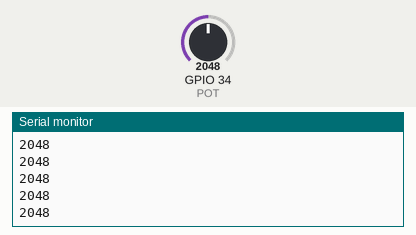
This sketch was run on a simulated ESP32. Parts: the last lines printed to the serial monitor. The test bench sets the inputs (shaded band); at power-on: GPIO 34 (POT) = 2048.

Above: at 1.2 s.
1.3 s: GPIO 34 (POT) set to 2866
At 1.56 s:
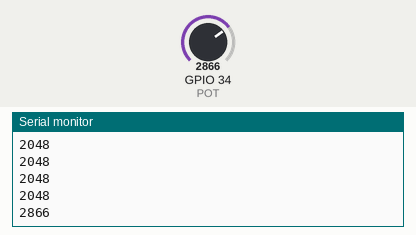
2.8 s: GPIO 34 (POT) set to 3603
At 2.96 s:
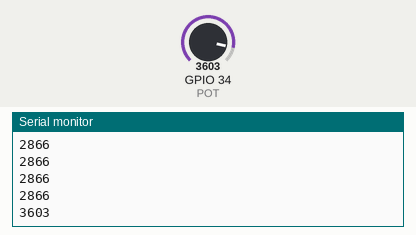
Timing chart, 0 to 5.8 s (numbered marks = the images above; inputs shaded):
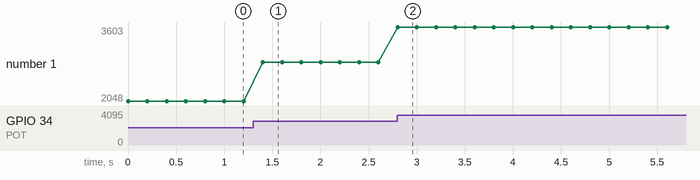

Measured:
- after the input at 1.3 s, the serial monitor: prints a new line after 0.10 s (image 1)
- after the input at 2.8 s, the serial monitor: prints a new line at once (image 2)
- plotted number 1: 2048 → 2866 after the input at 1.3 s, 2866 → 3603 after the input at 2.8 s

The sketch:

potenciometro.ino
```cpp
// 1. DECLARAR LIBRERIAS
// #include <WiFi.h>

// 2. DEFINICIÓN O ETIQUETADO DE PINES DE ENTRADA Y SALIDA
#define POT 34   // Potenciómetro conectado al GPIO 34 (ADC1)

// 3. DECLARACION DE CONSTANTES

// 4. DECLARACION DE VARIABLES
int valorADC = 0;   // Variable para almacenar la lectura del ADC

// 5. DECLARACION DE SUBRUTINAS Y/O FUNCIONES

// 6. CONFIGURACION INICIAL
void setup()
{
  // CONFIGURACION DE PINES DE ENTRADA Y SALIDA
  // Los pines analógicos no requieren pinMode()

  // LIMPIEZA DE SALIDAS

  // COMUNICACIONES
  Serial.begin(115200);   // Inicializo comunicación serial a 115200 baudios
}

// 7. FUNCION INFINITA PRINCIPAL
void loop()
{
  valorADC = analogRead(POT);          // Leo el valor del ADC (0 - 4095)
  Serial.println(valorADC);            // Envío el valor al monitor serial
  delay(200);                          // Espero 200ms entre lecturas
}
```
